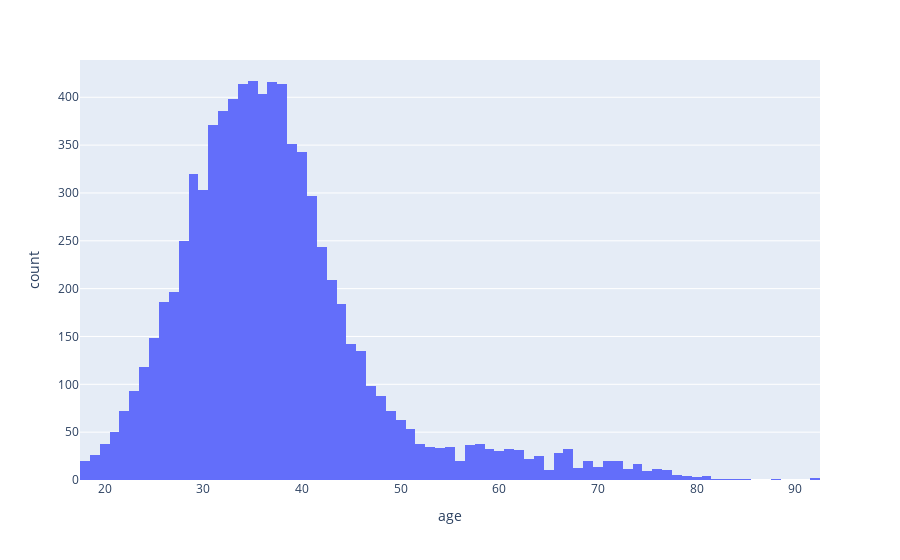

This figure's notebook cell:
### Code cell
# ditribution no by age
fig = px.histogram(df_no, x="age")
fig.show()

### Figure 1 — Plotly figure (JSON) as saved in the notebook; plotly's stock layout.template omitted (floating-point values rounded to 4 significant figures; data arrays with more than 128 entries replaced by an {"elided": "..."} marker saying what was removed)
{"data": [{"alignmentgroup": "True", "bingroup": "x", "hovertemplate": "age=%{x}<br>count=%{y}<extra></extra>", "legendgroup": "", "marker": {"color": "#636efa", "pattern": {"shape": ""}}, "name": "", "offsetgroup": "", "orientation": "v", "showlegend": false, "type": "histogram", "x": {"elided": "7963 int values"}, "xaxis": "x", "yaxis": "y"}], "layout": {"barmode": "relative", "legend": {"tracegroupgap": 0}, "margin": {"t": 60}, "xaxis": {"anchor": "y", "domain": [0, 1], "title": {"text": "age"}}, "yaxis": {"anchor": "x", "domain": [0, 1], "title": {"text": "count"}}}}
